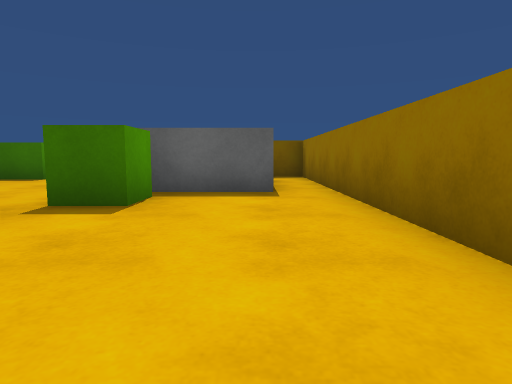
view 1 (above)

16 first-person views from a walk through a scene from a Unity 3-D project. The camera is 0.55 m above the floor, tilts 6° down and sees 75° across. The floor is counted in squares, 1 m on a side. Each view is taken from the middle of a square. On the plan, view 1 faces up. The plan holds only what a view shows up to about 9 squares ahead; the rest is blank. The place goes on beyond the plan. The player is left out. Surface patterns are stand-ins for the level's own textures.

view 2
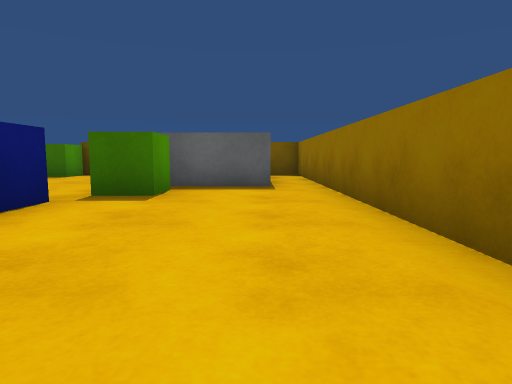

view 3
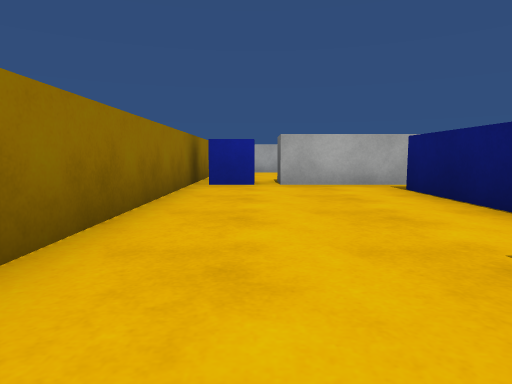

view 4
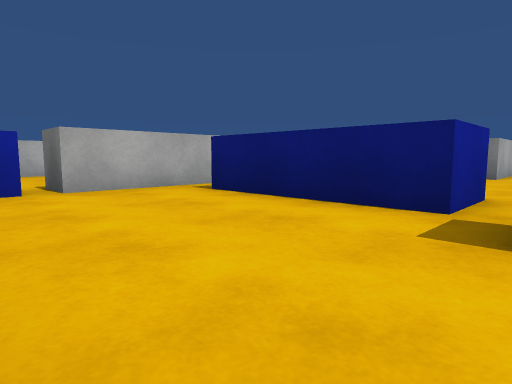

view 5
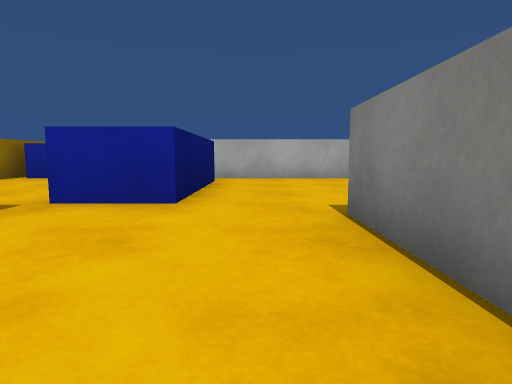

view 6
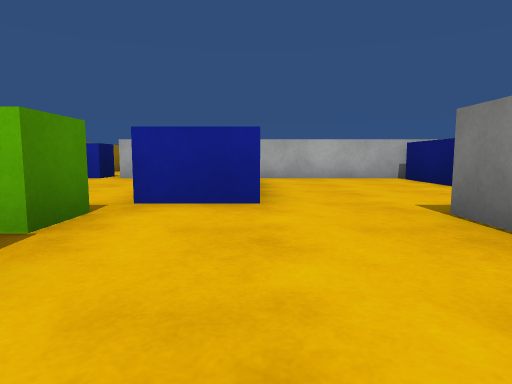

view 7
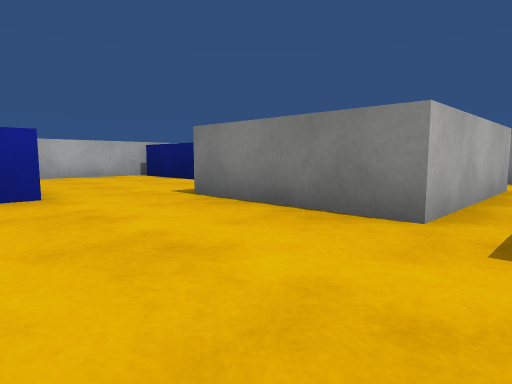

view 8
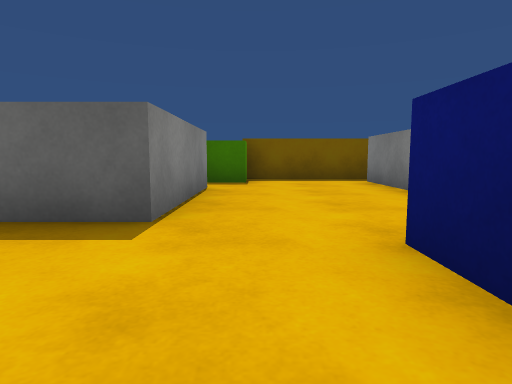

view 9
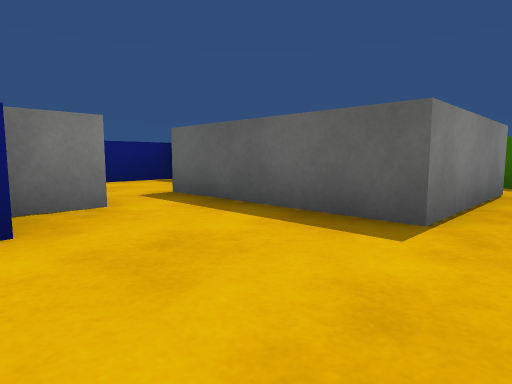

view 10
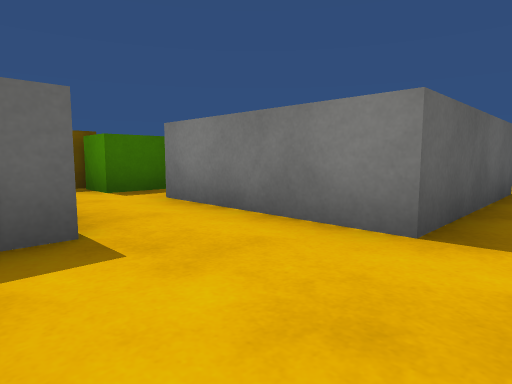

view 11
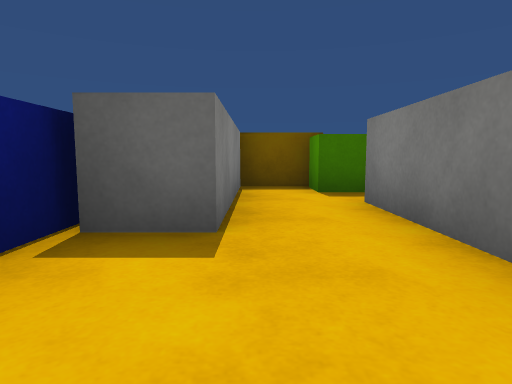

view 12
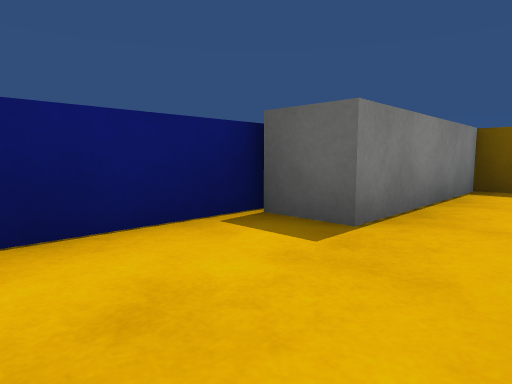

view 13
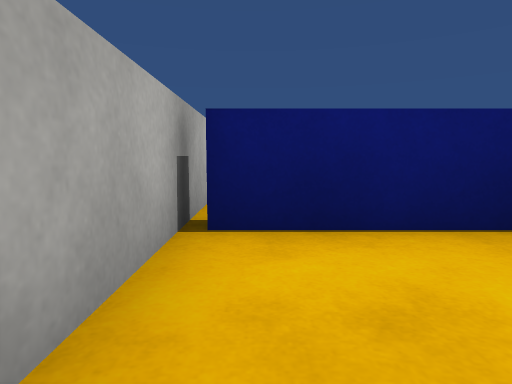

view 14
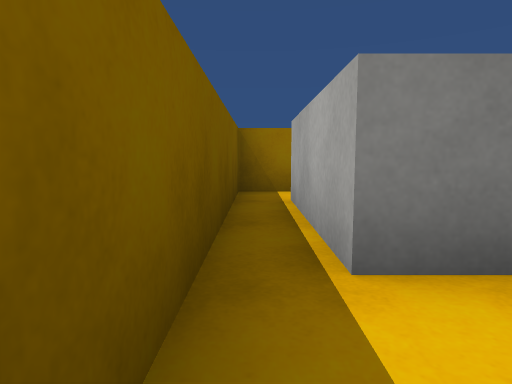

view 15
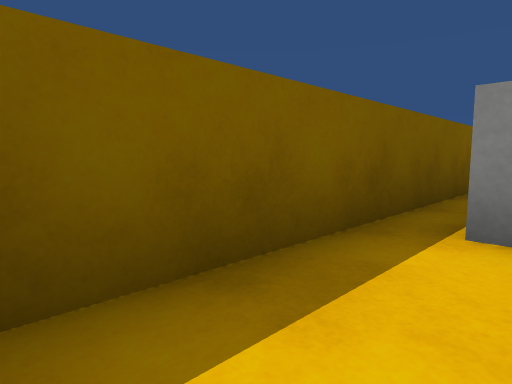

view 16
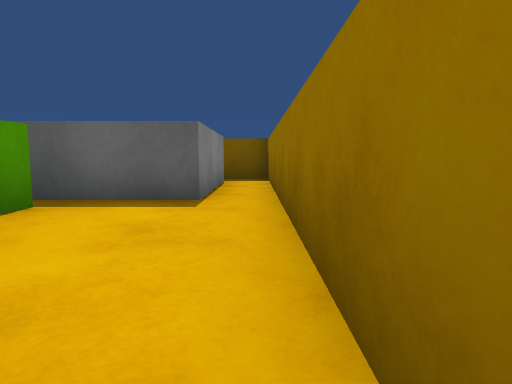

### Floor plan
Points are (right, up) in squares from view 1. A wall is a line through its corners. A room is listed if a view was taken in it or the views show most of it. See-through windows are left out.
Room 1 (views 1, 2, 3, 4, 5, 6, 7, 14, 15, 16)
walls: (-2.5, 6.4) (-2.5, 8.5) (0.3, 8.5) (0.3, 5.4) (-1.9, 5.4); (-4, 3.1) (-2.6, 3.1) (-2.6, -0.8); (-2.5, -1.6) (-0.5, -1.6) (-0.5, -2.6); (-5.9, 7.1) (-5.9, 3.8); (-5.2, 8.8) (-5.2, 8.2) (-6.4, 8.2); (1.3, -3.5) (1.3, 9.3) (-5.2, 9.3)
ways out: opening at (-5, 3) to room 2; opening at (-3.5, -1) to room 2
objects: green cube (-2, 4); blue cube (0, -2) to (1, -2)
Room 2 (views 8, 9)
walls: (-7.7, 1.5) (-7.7, -1.6) (-2.5, -1.6); (-4, -0.8) (-4, 3.1); (-5.9, 3.8) (-8.5, 3.8); (-8.7, 2.4) (-8.7, 1.5)
ways out: opening at (-5, 3) to room 1; opening at (-3.5, -1) to room 1; opening at (-9, 3) to room 3
Room 3 (views 10, 11, 12, 13)
walls: (-12.5, 5.8) (-12.5, 2.6); (-8.5, 3.8) (-9.7, 3.8) (-9.7, 7.1); (-13.5, 2.4) (-8.7, 2.4); (-9, 8.2) (-10, 8.2) (-10, 9.3) (-11.3, 9.3) (-11.3, 5.4) (-12.4, 5.4)
ways out: opening at (-9, 3) to room 2

Where each view was taken, in squares from view 1:
view 1: 0 up, 0 right, facing up
view 2: 1 down, 0 right, facing up
view 3: 5 up, 0 right, facing down
view 4: 4 up, 1 right, facing down-left
view 5: 7 up, 5 left, facing down
view 6: 7 up, 4 left, facing down
view 7: 8 up, 3 left, facing down-left
view 8: 1 up, 5 left, facing up
view 9: 1 up, 5 left, facing up-left
view 10: 3 up, 12 left, facing up-right
view 11: 3 up, 11 left, facing up
view 12: 3 up, 10 left, facing up-left
view 13: 3 up, 10 left, facing left
view 14: 9 up, 4 left, facing right
view 15: 8 up, 5 left, facing up-right
view 16: 1 up, 1 right, facing up
